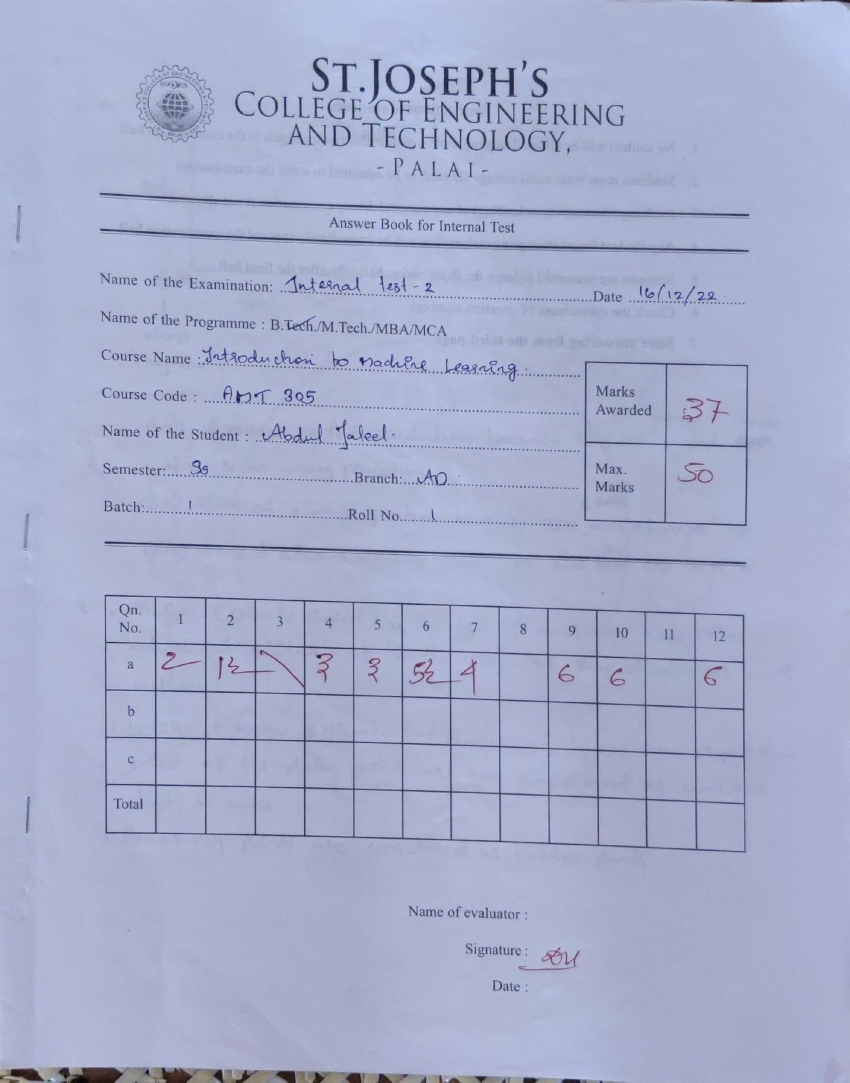
#> input picture Codes/CV_Tesseract/Text-Extraction/working_time_testimg - Copy/abdul.jpg, 1700 x 2165 px (shown at 1/2 size)
$ python image_roi_view.py
#> lines starting #> are read from the running program, lines starting #| are printed output that depends on the picture
import cv2 as cv

new_filename = 'abdul.jpg'
src = cv.imread(new_filename)
#> src is the input picture: shape (2165, 1700, 3); mean B, G, R 203.9, 173.9, 166.6
new_src = cv.resize(src, (650,750), interpolation = cv.INTER_AREA)
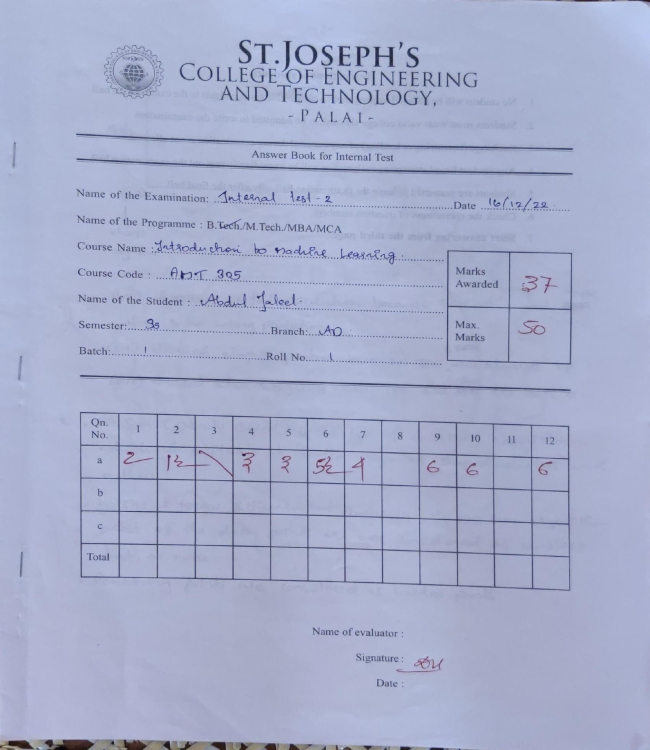
#> new_src: shape (750, 650, 3); mean B, G, R 203.9, 173.9, 166.6
x, y, w, h = 69, 405, 529, 208
roi_image = new_src[y:y+h, x:x+w]
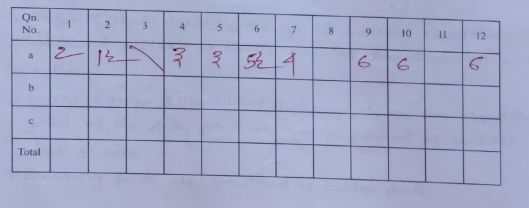
#> roi_image: shape (208, 529, 3); mean B, G, R 198.8, 169.3, 163.4
cv.imshow('roi', roi_image)
cv.waitKey(0)
